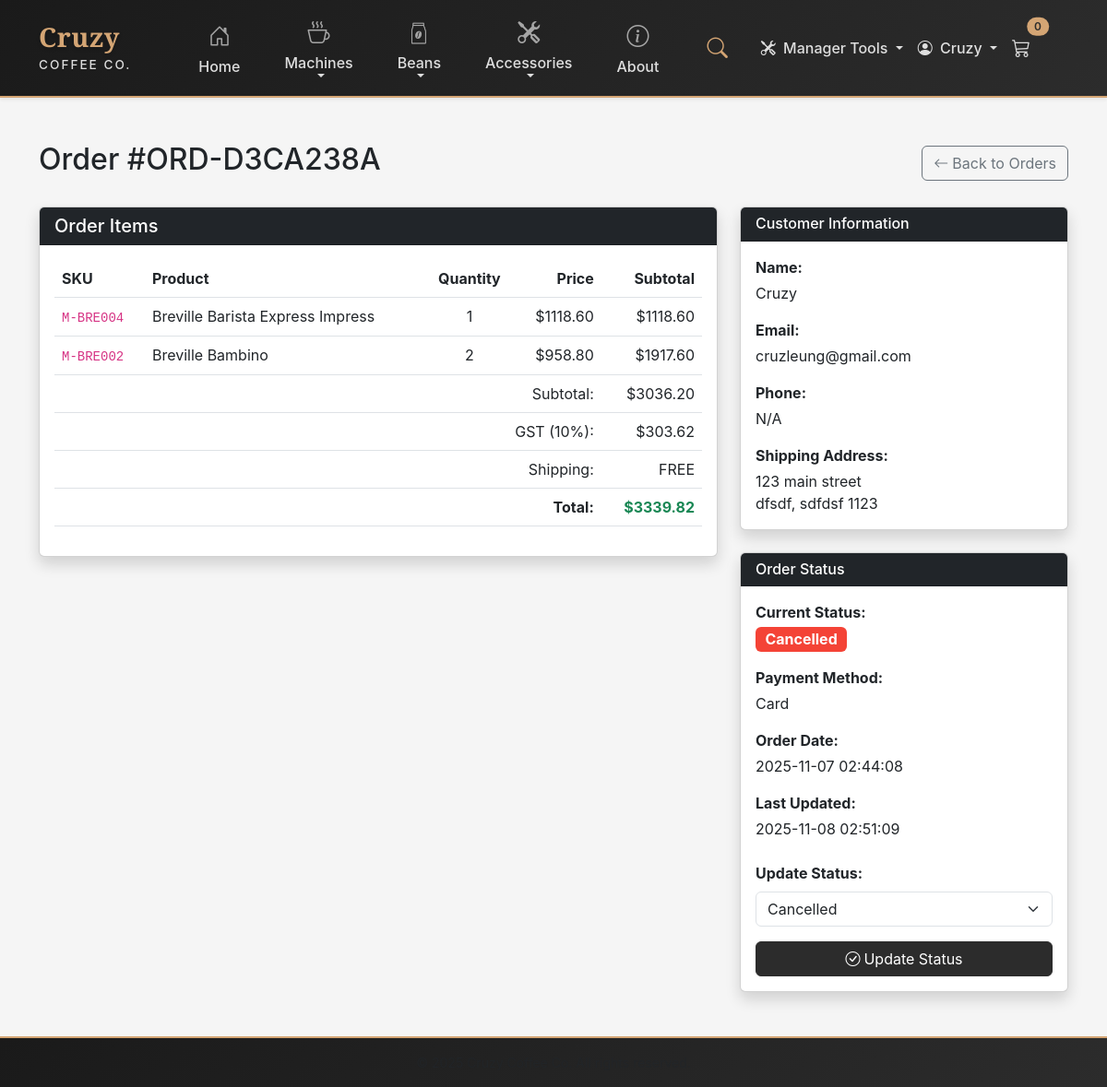
/admin/order/1 (signed in), run on the app's committed database.
### tables this page shows
CREATE TABLE orders_new (
                id INTEGER PRIMARY KEY AUTOINCREMENT,
                order_number TEXT UNIQUE NOT NULL,
                user_id INTEGER,
                customer_name TEXT NOT NULL,
                customer_email TEXT NOT NULL,
                customer_phone TEXT,
                shipping_address TEXT NOT NULL,
                shipping_city TEXT NOT NULL,
                shipping_state TEXT NOT NULL,
                shipping_zip TEXT NOT NULL,
                payment_method TEXT NOT NULL,
                subtotal REAL NOT NULL,
                tax REAL NOT NULL,
                shipping_cost REAL NOT NULL,
                total REAL NOT NULL,
                status TEXT DEFAULT 'pending',
                created_at TIMESTAMP DEFAULT CURRENT_TIMESTAMP,
                updated_at TIMESTAMP DEFAULT CURRENT_TIMESTAMP,
                FOREIGN KEY (user_id) REFERENCES customers(id)
            );

CREATE TABLE order_items_new (
                id INTEGER PRIMARY KEY AUTOINCREMENT,
                order_id INTEGER NOT NULL,
                product_sku TEXT NOT NULL,
                product_name TEXT NOT NULL,
                quantity INTEGER NOT NULL,
                price REAL NOT NULL,
                subtotal REAL NOT NULL,
                FOREIGN KEY (order_id) REFERENCES orders_new(id)
            );

### app.py (the view)
@app.route("/admin/order/<int:order_id>")
@admin_required
def admin_order_detail(order_id):
    conn = get_db_connection()
    order = conn.execute('''
        SELECT * FROM orders_new WHERE id = ?
    ''', (order_id,)).fetchone()
    if not order:
        flash("Order not found.", "danger")
        conn.close()
        return redirect(url_for('admin_orders'))
    order_items = conn.execute('''
        SELECT * FROM order_items_new WHERE order_id = ?
    ''', (order_id,)).fetchall()
    conn.close()
    return render_template('admin_order_detail.html',
                         order=order,
                         order_items=order_items,
                         year=datetime.now().year)

### templates/admin_order_detail.html (shortened to what this page needs)
{% extends "base.html" %}
{% block content %}
<div class="container py-5">
    <div class="d-flex justify-content-between align-items-center mb-4">
        <h2>Order #{{ order.order_number }}</h2>
        <a href="{{ url_for('admin_orders') }}" class="btn btn-outline-secondary">
            <i class="bi bi-arrow-left me-1"></i>Back to Orders
        </a>
    </div>
    <div class="row g-4">
        <div class="col-lg-8">
            <div class="card shadow mb-4">
                <div class="card-header bg-dark text-white">
                    <h5 class="mb-0">Order Items</h5>
                </div>
                <div class="card-body">
                    <div class="table-responsive">
                        <table class="table">
                            <thead>
                                <tr>
                                    <th>SKU</th>
                                    <th>Product</th>
                                    <th class="text-center">Quantity</th>
                                    <th class="text-end">Price</th>
                                    <th class="text-end">Subtotal</th>
                                </tr>
                            </thead>
                            <tbody>
                                {% for item in order_items %}
                                <tr>
                                    <td><code>{{ item.product_sku }}</code></td>
                                    <td>{{ item.product_name }}</td>
                                    <td class="text-center">{{ item.quantity }}</td>
                                    <td class="text-end">${{ '%.2f'|format(item.price) }}</td>
                                    <td class="text-end">${{ '%.2f'|format(item.subtotal) }}</td>
                                </tr>
                                {% endfor %}
                            </tbody>
                            <tfoot class="border-top">
                                <tr>
                                    <td colspan="4" class="text-end">Subtotal:</td>
                                    <td class="text-end">${{ '%.2f'|format(order.subtotal) }}</td>
                                </tr>
                                <tr>
                                    <td colspan="4" class="text-end">GST (10%):</td>
                                    <td class="text-end">${{ '%.2f'|format(order.tax) }}</td>
                                </tr>
                                <tr>
                                    <td colspan="4" class="text-end">Shipping:</td>
                                    <td class="text-end">
                                        {% if order.shipping_cost == 0 %}FREE{% else %}${{ '%.2f'|format(order.shipping_cost) }}{% endif %}
                                    </td>
                                </tr>
                                <tr class="fw-bold">
                                    <td colspan="4" class="text-end">Total:</td>
                                    <td class="text-end text-success">${{ '%.2f'|format(order.total) }}</td>
                                </tr>
                            </tfoot>
                        </table>
                    </div>
                </div>
            </div>
        </div>
        <div class="col-lg-4">
            <div class="card shadow mb-4">
                <div class="card-header bg-dark text-white">
                    <h6 class="mb-0">Customer Information</h6>
                </div>
                <div class="card-body">
                    <p class="mb-1"><strong>Name:</strong></p>
                    <p class="mb-3">{{ order.customer_name }}</p>
                    <p class="mb-1"><strong>Email:</strong></p>
                    <p class="mb-3">{{ order.customer_email }}</p>
                    <p class="mb-1"><strong>Phone:</strong></p>
                    <p class="mb-3">{{ order.customer_phone if order.customer_phone else 'N/A' }}</p>
                    <p class="mb-1"><strong>Shipping Address:</strong></p>
                    <p class="mb-0">{{ order.shipping_address }}</p>
                    <p class="mb-0">{{ order.shipping_city }}, {{ order.shipping_state }} {{ order.shipping_zip }}</p>
                </div>
            </div>
            <div class="card shadow">
                <div class="card-header bg-dark text-white">
                    <h6 class="mb-0">Order Status</h6>
                </div>
                <div class="card-body">
                    <p class="mb-1"><strong>Current Status:</strong></p>
                    <p class="mb-3">
                        <span class="badge
                            {% if order.status == 'delivered' %}bg-success
                            {% elif order.status == 'shipped' %}bg-info
                            {% elif order.status == 'processing' %}bg-warning text-dark
                            {% elif order.status == 'cancelled' %}bg-danger
                            {% else %}bg-secondary{% endif %}" style="font-size: 1rem;">
                            {{ order.status|capitalize }}
                        </span>
                    </p>
                    <p class="mb-1"><strong>Payment Method:</strong></p>
                    <p class="mb-3 text-capitalize">{{ order.payment_method }}</p>
                    <p class="mb-1"><strong>Order Date:</strong></p>
                    <p class="mb-3">{{ order.created_at }}</p>
                    <p class="mb-1"><strong>Last Updated:</strong></p>
                    <p class="mb-4">{{ order.updated_at }}</p>
                    <form method="post" action="{{ url_for('update_order_status', order_id=order.id) }}">
                        <label class="form-label"><strong>Update Status:</strong></label>
                        <select name="status" class="form-select mb-3">
                            <option value="cancelled" {% if order.status == 'cancelled' %}selected{% endif %}>Cancelled</option>
                        </select>
                        <button type="submit" class="btn btn-dark w-100">
                            <i class="bi bi-check-circle me-1"></i>Update Status
                        </button>
                    </form>
                </div>
            </div>
        </div>
    </div>
</div>
{% endblock %}

### templates/base.html (shortened to what this page needs)
<!DOCTYPE html>
<html lang="en">
<head>
    <link href="https://cdn.jsdelivr.net/npm/bootstrap@5.3.0/dist/css/bootstrap.min.css" rel="stylesheet">
    <link rel="stylesheet" href="https://cdn.jsdelivr.net/npm/bootstrap-icons@1.11.0/font/bootstrap-icons.css">
    <link rel="stylesheet" href="{{ url_for('static', filename='css/styles.css') }}">
</head>
<body class="site-bg text-dark d-flex flex-column min-vh-100">
    <nav class="navbar navbar-expand-lg navbar-light site-nav shadow-sm">
        <div class="container">
            <a class="navbar-brand fw-bold" href="{{ url_for('index') }}">
                <span class="brand-text">
                    <span class="brand-cruzy">Cruzy</span>
                    <span class="brand-coffee">Coffee Co.</span>
                </span>
            </a>
            <div class="collapse navbar-collapse" id="navbarNav">
                <ul class="navbar-nav mx-auto">
                    <li class="nav-item nav-item-icon px-3">
                        <a class="nav-link" href="{{ url_for('index') }}">
                            <div class="nav-icon">
                                <i class="bi bi-house-door"></i>
                            </div>
                            <span class="nav-text">Home</span>
                        </a>
                    </li>
                    <li class="nav-item nav-item-icon dropdown dropdown-mega px-3">
                        <a class="nav-link dropdown-toggle" href="#" id="machinesDropdown" role="button"
                           data-bs-toggle="dropdown" data-bs-auto-close="outside">
                            <div class="nav-icon">
                                <i class="bi bi-cup-hot"></i>
                            </div>
                            <span class="nav-text">Machines</span>
                        </a>
                    </li>
                    <li class="nav-item nav-item-icon dropdown dropdown-mega px-3">
                        <a class="nav-link dropdown-toggle" href="#" id="beansDropdown" role="button"
                        data-bs-toggle="dropdown" data-bs-auto-close="outside">
                            <div class="nav-icon">
                                <img src="{{ url_for('static', filename='img/bean_icon.png') }}"
                                    alt="Beans"
                                    class="nav-icon-img">
                            </div>
                            <span class="nav-text">Beans</span>
                        </a>
                    </li>
                    <li class="nav-item nav-item-icon dropdown dropdown-mega px-3">
                        <a class="nav-link dropdown-toggle" href="#" id="accessoriesDropdown" role="button"
                           data-bs-toggle="dropdown" data-bs-auto-close="outside">
                            <div class="nav-icon">
                                <i class="bi bi-tools"></i>
                            </div>
                            <span class="nav-text">Accessories</span>
                        </a>
                    </li>
                    <li class="nav-item nav-item-icon px-3">
                        <a class="nav-link" href="{{ url_for('about') }}">
                            <div class="nav-icon">
                                <i class="bi bi-info-circle"></i>
                            </div>
                            <span class="nav-text">About</span>
                        </a>
                    </li>
                    <li class="nav-item">
                        <div class="search-container" id="searchContainer">
                            <button class="search-icon-btn" id="searchIconBtn" type="button">
                                <i class="bi bi-search"></i>
                            </button>
                        </div>
                    </li>
                <ul class="navbar-nav ms-auto align-items-center">
                    {% if session.user_role in ['admin', 'manager'] %}
                        <li class="nav-item dropdown">
                            <a class="nav-link dropdown-toggle" href="#" id="adminDropdown" role="button" data-bs-toggle="dropdown">
                                <i class="bi bi-tools me-1"></i>
                                {% if session.user_role == 'manager' %}Manager Tools{% else %}Admin Tools{% endif %}
                            </a>
                        </li>
                    {% endif %}
                    {% if session.user_id %}
                        <li class="nav-item dropdown">
                            <a class="nav-link dropdown-toggle" href="#" id="accountDropdown" role="button" data-bs-toggle="dropdown">
                                <i class="bi bi-person-circle me-1"></i>
                                {{ session.user_name }}
                            </a>
                        </li>
                    {% endif %}
                    <li class="nav-item dropdown">
                        <a class="nav-link position-relative" href="#" id="cartDropdown" role="button"
                           data-bs-toggle="dropdown" data-bs-auto-close="outside">
                            <i class="bi bi-cart3 fs-5"></i>
                            {% set cart = session.get('cart', {}) %}
                            {% set cart_count = cart.values()|map(attribute='quantity')|sum if cart else 0 %}
                            <span id="mini-cart-count" class="position-absolute top-0 start-100 translate-middle badge rounded-pill bg-danger">
                                {{ cart_count }}
                            </span>
                        </a>
                            {% set cart = session.get('cart', {}) %}
                            {% set cart_total = namespace(value=0) %}
                            {% for key, item in cart.items() %}
                                {% set cart_total.value = cart_total.value + (item.price * item.quantity) %}
                            {% endfor %}
                            {% set cart_count = cart.values()|map(attribute='quantity')|sum if cart else 0 %}
                    </li>
                </ul>
            </div>
        </div>
    </nav>
    {% block content %}{% endblock %}
    <footer class="site-footer mt-auto py-3">
        <div class="container text-center text-muted small">
        </div>
    </footer>
</body>
</html>

### data on the page
orders_new: user_name "Cruzy", order_number "ORD-D3CA238A", subtotal "3036.20", tax "303.62", total "3339.82", customer_name "Cruzy", customer_email "cruzleung@gmail.com", customer_phone "N/A", shipping_address "123 main street", shipping_city "dfsdf", shipping_state "sdfdsf", shipping_zip "1123", status "Cancelled", payment_method "Card", created_at "2025-11-07 02:44:08", updated_at "2025-11-08 02:51:09"
order_items_new: product_sku "M-BRE004", product_name "Breville Barista Express Impress", quantity "1", price "1118.60", subtotal "1118.60"
order_items_new: product_sku "M-BRE002", product_name "Breville Bambino", quantity "2", price "958.80", subtotal "1917.60"

### other printed values
{{ cart_count }} "0"
